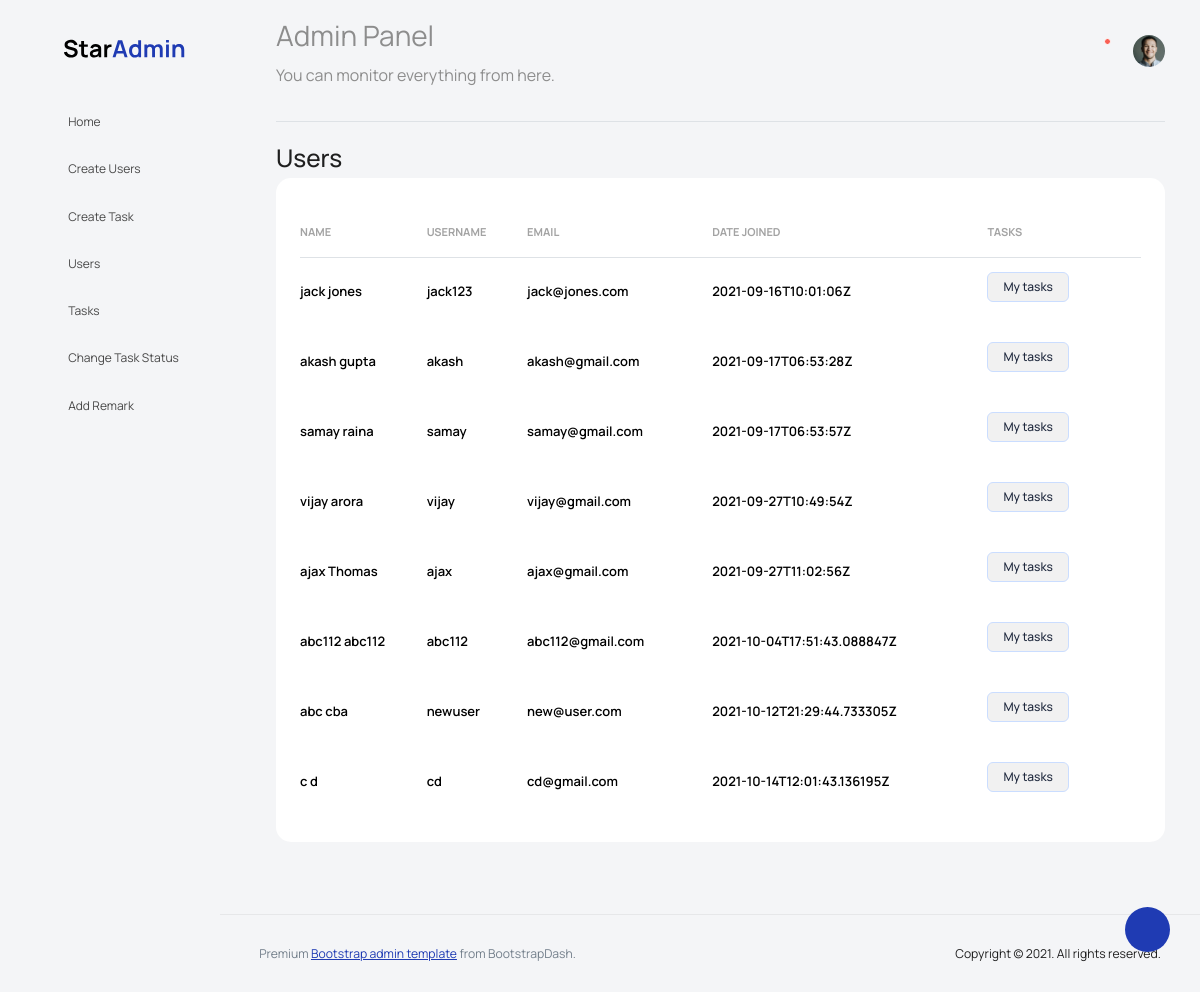
The page /api/employees/ on the database its author committed.
### login/models.py (models this page shows, shortened)
class CustomUser(AbstractUser):
    user_status = models.CharField(max_length=20, choices=user_status, default='employee')
    objects = UserManager()
    REQUIRED_FIELDS = ['user_status']

### login/views.py (the view)
class TaskView(viewsets.ModelViewSet):
    serializer_class = TaskSerializer
    queryset = TaskModel.objects.all()
    @action(detail=False, methods=['GET'], url_path="api/employees")
    def employee_list(self, request):
        queryset = CustomUser.objects.filter(user_status="0")
        serializer = UserRegistrationSerializer
        employee_list = []
        for query in queryset:
            employee_dict = {}
            employee_dict['user_status'] = query.get_user_status_display()
            query = serializer(query)
            employee_dict['user_info'] = query.data
            employee_list.append(employee_dict)
        return render(request, 'users.html', {"users":employee_list})

### login/templates/users.html (shortened to what this page needs)
<!DOCTYPE html>
{% load static %}
<html lang="en">
<head>
  <link rel="stylesheet" href="{% static 'template/vendors/feather/feather.css' %}">
  <link rel="stylesheet" href="{% static 'template/vendors/mdi/css/materialdesignicons.min.css' %}">
  <link rel="stylesheet" href="{% static 'template/vendors/ti-icons/css/themify-icons.css' %}">
  <link rel="stylesheet" href="{% static 'template/vendors/typicons/typicons.css' %}">
  <link rel="stylesheet" href="{% static 'template/vendors/simple-line-icons/css/simple-line-icons.css' %}">
  <link rel="stylesheet" href="{% static 'template/vendors/css/vendor.bundle.base.css' %}">
  <link rel="stylesheet" href="{% static 'template/vendors/datatables.net-bs4/dataTables.bootstrap4.css' %}">
  <link rel="stylesheet" href="{% static 'template/js/select.dataTables.min.css' %}">
  <link rel="stylesheet" href="{% static 'template/css/vertical-layout-light/style.css' %}">
</head>
<body>
 {% block content %}
  <div class="container-scroller">
    <nav class="navbar default-layout col-lg-12 col-12 p-0 fixed-top d-flex align-items-top flex-row">
      <div class="text-center navbar-brand-wrapper d-flex align-items-center justify-content-start">
        <div class="me-3">
          <button class="navbar-toggler navbar-toggler align-self-center" type="button" data-bs-toggle="minimize">
            <span class="icon-menu"></span>
          </button>
        </div>
        <div>
          <a class="navbar-brand brand-logo" href="{% url 'dashboard' %}">
            <img src="{% static 'template/images/logo.svg' %}" alt="logo" />
          </a>
        </div>
      </div>
      <div class="navbar-menu-wrapper d-flex align-items-top">
        <ul class="navbar-nav">
          <li class="nav-item font-weight-semibold d-none d-lg-block ms-0">
            <h1 class="welcome-text">Admin Panel</h1>
            <h3 class="welcome-sub-text">You can monitor everything from here.</h3>
          </li>
        </ul>
        <ul class="navbar-nav ms-auto">
          <li class="nav-item">
            <form class="search-form" action="#">
              <i class="icon-search"></i>
              <input type="search" class="form-control" placeholder="Search Here" title="Search here">
            </form>
          </li>
          <li class="nav-item dropdown">
            <a class="nav-link count-indicator" id="notificationDropdown" href="#" data-bs-toggle="dropdown">
              <i class="icon-mail icon-lg"></i>
            </a>
          </li>
          <li class="nav-item dropdown">
            <a class="nav-link count-indicator" id="countDropdown" href="#" data-bs-toggle="dropdown" aria-expanded="false">
              <i class="icon-bell"></i>
              <span class="count"></span>
            </a>
          </li>
          <li class="nav-item dropdown d-none d-lg-block user-dropdown">
            <a class="nav-link" id="UserDropdown" href="#" data-bs-toggle="dropdown" aria-expanded="false">
              <img class="img-xs rounded-circle" src="images/faces/face8.jpg" alt="Profile image"> </a>
          </li>
        </ul>
      </div>
    </nav>
    <div class="container-fluid page-body-wrapper">
      <div class="theme-setting-wrapper">
        <div id="settings-trigger"><i class="ti-settings"></i></div>
      </div>
      <nav class="sidebar sidebar-offcanvas" id="sidebar">
        <ul class="nav">
          <li class="nav-item">
            <a class="nav-link" href="{% url 'dashboard' %}">
              <i class="mdi mdi-grid-large menu-icon"></i>
              <span class="menu-title">Home</span>
            </a>
          </li>
          <li class="nav-item">
            <a class="nav-link" href="{% url 'create-user' %}">
              <i class="mdi mdi-grid-large menu-icon"></i>
              <span class="menu-title">Create Users</span>
            </a>
          </li>
          <li class="nav-item">
            <a class="nav-link" href="{% url 'create-task' %}">
              <i class="mdi mdi-grid-large menu-icon"></i>
              <span class="menu-title">Create Task</span>
            </a>
          </li>
          <li class="nav-item">
            <a class="nav-link" href="{% url 'task-employee-list' %}">
              <i class="mdi mdi-grid-large menu-icon"></i>
              <span class="menu-title">Users</span>
            </a>
          </li>
          <li class="nav-item">
            <a class="nav-link" href="{% url 'tasks-list' 'all' %}">
              <i class="mdi mdi-grid-large menu-icon"></i>
              <span class="menu-title">Tasks</span>
            </a>
          </li>
          <li class="nav-item">
            <a class="nav-link" href="{% url 'change-status' %}">
              <i class="mdi mdi-grid-large menu-icon"></i>
              <span class="menu-title">Change Task Status</span>
            </a>
          </li>
          <li class="nav-item">
            <a class="nav-link" href="{% url 'add-remark' %}">
              <i class="mdi mdi-grid-large menu-icon"></i>
              <span class="menu-title">Add Remark</span>
            </a>
          </li>
        </ul>
      </nav>
      <div class="main-panel">
        <div class="content-wrapper">
          <div class="row">
            <div class="col-sm-12">
              <div class="home-tab">
                <div class="d-sm-flex align-items-center justify-content-between border-bottom">
                </div>
                <div class="tab-content tab-content-basic">
                  <div class="tab-pane fade show active" id="overview" role="tabpanel" aria-labelledby="overview">
                    <div class="row">
                      <div class="col-sm-12">
                          <h3>Users</h3>
                      </div>
                    </div>
                        <div class="row flex-grow">
                          <div class="col-12 col-lg-4 col-lg-12 grid-margin stretch-card">
                            <div class="card card-rounded">
                              <div class="card-body">
                                  <div id="performance-line-legend">
                                    <div class="row flex-grow">
                                <div class="table-responsive  mt-1">
                                  <table class="table select-table">
                                    <thead>
                                      <tr>
                                        <th>Name</th>
                                        <th>Username</th>
                                        <th>Email</th>
                                        <th>Date Joined</th>
                                        <th>Tasks</th>
                                      </tr>
                                    </thead>
                                      {% for user in users%}
                                    <tbody>
                                      <tr>
                                        <td>
                                          <h6>{{user.user_info.first_name}} {{user.user_info.last_name}}</h6>
                                        </td>
                                        <td>
                                          <h6>{{user.user_info.username}}</h6>
                                        </td>
                                        <td>
                                          <h6>{{user.user_info.email}}</h6>
                                        </td>
                                        <td>
                                          <h6>{{user.user_info.date_joined}}</h6>
                                        </td>
                                        <td>
                                          <a href='{% url "user-task" user.user_info.id %}'><button type="button" class="btn btn-secondary">My tasks</button></a>
                                        </td>
                                      </tr>
                                    </tbody>
                                      {% endfor %}
                                  </table>
                                </div>
                              </div>
                        </div>
                      </div>
                  </div>
                </div>
              </div>
            </div>
          </div>
        </div>
                    </div>
                  </div>
          </div>
        <footer class="footer">
          <div class="d-sm-flex justify-content-center justify-content-sm-between">
            <span class="text-muted text-center text-sm-left d-block d-sm-inline-block">Premium <a href="https://www.bootstrapdash.com/" target="_blank">Bootstrap admin template</a> from BootstrapDash.</span>
            <span class="float-none float-sm-right d-block mt-1 mt-sm-0 text-center">Copyright © 2021. All rights reserved.</span>
          </div>
        </footer>
      </div>
    </div>
  </div>
 {% endblock  %}
</body>
</html>

### rows shown on the page
CustomUser: user_info.first_name "jack", user_info.last_name "jones", user_info.username "jack123", user_info.email "jack@jones.com"
CustomUser: user_info.first_name "akash", user_info.last_name "gupta", user_info.username "akash", user_info.email "akash@gmail.com"
CustomUser: user_info.first_name "samay", user_info.last_name "raina", user_info.username "samay", user_info.email "samay@gmail.com"
CustomUser: user_info.first_name "vijay", user_info.last_name "arora", user_info.username "vijay", user_info.email "vijay@gmail.com"
CustomUser: user_info.first_name "ajax", user_info.last_name "Thomas", user_info.username "ajax", user_info.email "ajax@gmail.com"
CustomUser: user_info.first_name "abc112", user_info.last_name "abc112", user_info.username "abc112", user_info.email "abc112@gmail.com"
CustomUser: user_info.first_name "abc", user_info.last_name "cba", user_info.username "newuser", user_info.email "new@user.com"
CustomUser: user_info.username "cd", user_info.email "cd@gmail.com"

### other values the page prints
{{ user.user_info.date_joined }} "2021-09-16T10:01:06Z" "2021-09-17T06:53:28Z" "2021-09-17T06:53:57Z" "2021-09-27T10:49:54Z" "2021-09-27T11:02:56Z" "2021-10-04T17:51:43.088847Z" "2021-10-12T21:29:44.733305Z" "2021-10-14T12:01:43.136195Z"
{{ user.user_info.first_name }} "c"
{{ user.user_info.last_name }} "d"
